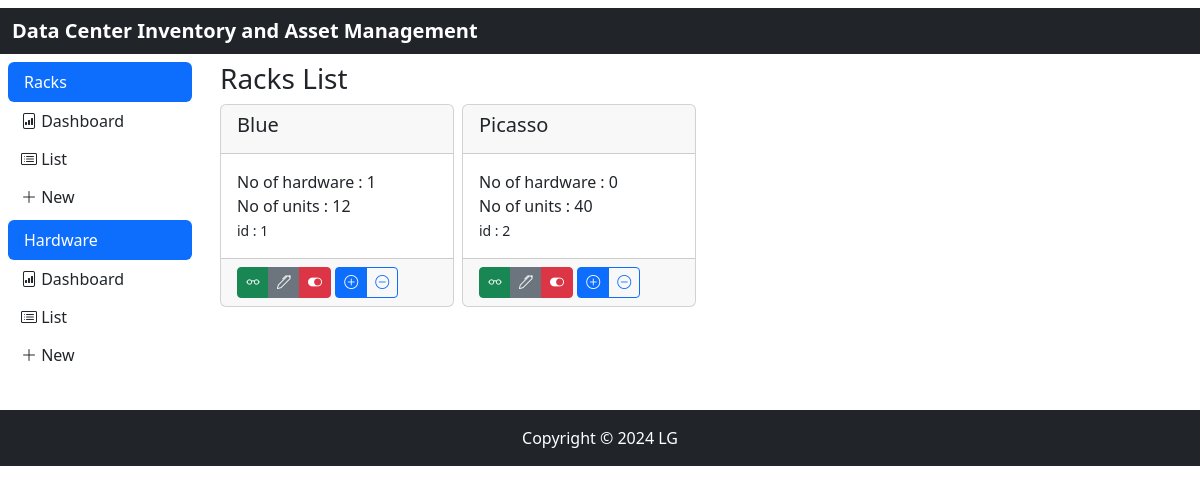
Before: /rack/list with the older database file.
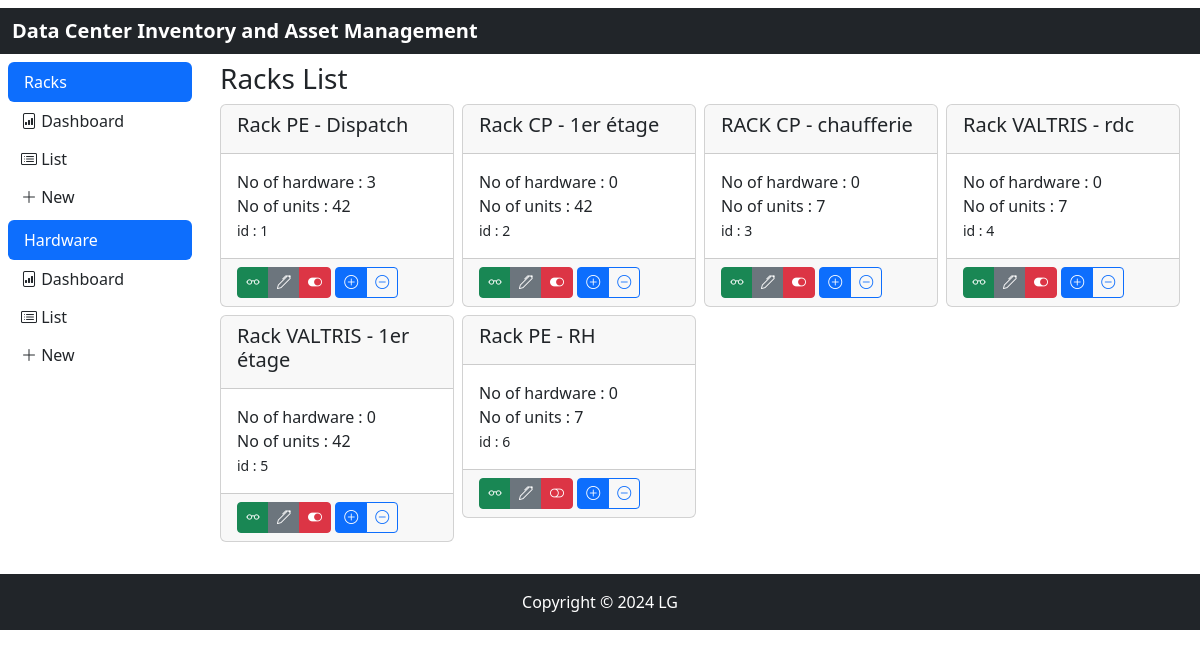
After: the same page with the newer database file.
### models.py (models this page shows)
class TimeMixin(object):
    created: Mapped[Optional[datetime]] = mapped_column(DateTime, nullable=False, default=datetime.now(timezone.utc))
    updated: Mapped[Optional[datetime]] = mapped_column(DateTime, nullable=True, default=datetime.now(timezone.utc), onupdate=datetime.now(timezone.utc))
    deleted: Mapped[Optional[datetime]] = mapped_column(DateTime, nullable=True, default=datetime.now(timezone.utc))
    active: Mapped[Optional[bool]] = mapped_column(Boolean, nullable=True, default=True)

class Rack(TimeMixin, db.Model):
    __tablename__ = 'rack'
    id: Mapped[int] = mapped_column(primary_key=True)
    name: Mapped[str] = mapped_column(String(50))
    units: Mapped[List['Unit']] = relationship('Unit', back_populates='rack')

### app/rack/routes.py (the view)
@rack.route('/list', methods=['GET', 'POST'])
def list():
    racks = Rack.query.all()
    return render_template('rack/list.html', title='Racks List', racks_list=racks)

### app/rack/templates/rack/list.html
{% extends "rack/index.html" %}
{% block content %}
    <h3>{{ title }}</h3>
    <div class="row row-cols-2 row-cols-md-4 g-2">
        {% for rack in racks_list %}
            {% set ns = namespace(hardware_count=0,demo=0) %}
            {% for unit in rack.units %}
                {% set ns.hardware_count = ns.hardware_count + unit.unit_hardware|length %}
            {% endfor %}
            <div class="col">
            <div class="card">
                <div class="card-header">
                    <h5 class="card-title">
                        {{ rack.name }}
                    </h5>
                </div>
                <div class="card-body">
                    <p class="card-text">
                        No of hardware : {{ ns.hardware_count }}<br>
                        No of units : {{ rack.units|length }}<br>
                        <small>id : {{ rack.id }}</small>
                    </p>
                </div>
                <div class="card-footer">
                    <div class="btn-group btn-group-justified">
                        <a href="{{ url_for('rack_bp.view', rack_id=rack.id) }}" role="button" class="btn btn-success btn-sm" tooltip="tooltip" title="View">
                            <i class="bi bi-eyeglasses"></i>
                        </a>
                        <a href="{{ url_for('rack_bp.edit', rack_id=rack.id) }}" role="button" class="btn btn-secondary btn-sm" tooltip="tooltip" title="Edit">
                            <i class="bi bi-pen"></i>
                        </a>
                        <a href="{{ url_for('rack_bp.toggle_activate', rack_id=rack.id) }}" role="button" class="btn btn-danger btn-sm" tooltip="tooltip" title="Toggle On/Off">
                            {% if rack.active %} <i class="bi bi-toggle-on"></i> {% else %}<i class="bi bi-toggle-off"></i> {% endif %}
                        </a>
                    </div>
                    <div class="btn-group btn-group-justified">
                        <a href="{{ url_for('rack_bp.add_unit', rack_id=rack.id) }}" role="button" class="btn btn-primary btn-sm" tooltip="tooltip" title="add unit">
                            <i class="bi bi-plus-circle"></i>
                        </a>
                        <a href="{{ url_for('rack_bp.remove_unit', rack_id=rack.id) }}" role="button" class="btn btn-outline-primary btn-sm" tooltip="tooltip" title="remove last unit">
                            <i class="bi bi-dash-circle"></i>
                        </a>
                    </div>
                </div>
            </div>
            </div>
        {% endfor %}
    </div>
{%  endblock %}

### app/rack/templates/rack/index.html (shortened to what this page needs)
{% extends "base.html" %}

### app/templates/base.html (shortened to what this page needs)
<!DOCTYPE html>
<html lang="en">
<head>
    <link rel="stylesheet" href="{{ url_for('static', filename='css/bootstrap.min.css') }}">
    <link rel="stylesheet" href="{{ url_for('static', filename='css/sidebar.css') }}">
    <link rel="stylesheet" href="{{ url_for('static', filename='css/bootstrap-icons.min.css') }}">
</head>
<body>
<header class="bg-dark mt-2">
    <div class="container-fluid text-white py-lg-2">
        <span class="fs-5 fw-semibold">Data Center Inventory and Asset Management</span>
    </div>
</header>
<div class="container-fluid">
    <div class="row">
        <div class="col-sm-2 collapse show p-2" id="menu-sidebar">
            <ul class="nav nav-pills flex-column mb-auto">
                <li class="nav-item">
                    <a class="nav-link active" href="#" data-bs-toggle="collapse" data-bs-target="#rack-collapse"
                       aria-expanded="true">
                        Racks
                    </a>
                    <div class="collapse show" id="rack-collapse">
                        <ul class="btn-toggle-nav list-unstyled fw-normal pb-1 small">
                            <li><a href=" {{ url_for('rack_bp.index') }}" role="button"
                                   class="btn btn-block">
                                <i class="bi bi-file-bar-graph"></i>
                                Dashboard
                            </a></li>
                            <li><a href=" {{ url_for('rack_bp.list') }}" role="button"
                                   class="btn">
                                <i class="bi bi-card-list"></i>
                                List
                            </a></li>
                            <li><a href=" {{ url_for('rack_bp.new') }}" role="button"
                                   class="btn">
                                    <i class="bi bi-plus-lg"></i>
                                New
                                </a></li>
                        </ul>
                    </div>
                </li>
                <li class="nav-item">
                    <a class="nav-link active" href="#" data-bs-toggle="collapse" data-bs-target="#unit-collapse"
                       aria-expanded="true">
                        Hardware
                    </a>
                    <div class="collapse show" id="unit-collapse">
                        <ul class="btn-toggle-nav list-unstyled fw-normal pb-1 small">
                            <li><a href=" {{ url_for('hardware_bp.index') }}" role="button"
                                   class="btn btn-block">
                                <i class="bi bi-file-bar-graph"></i>
                                Dashboard
                            </a></li>
                            <li><a href=" {{ url_for('hardware_bp.list') }}" role="button"
                                   class="btn">
                                <i class="bi bi-card-list"></i>
                                List
                            </a></li>
                            <li><a href=" {{ url_for('hardware_bp.new') }}" role="button"
                                   class="btn">
                                <i class="bi bi-plus-lg"></i>
                                New
                            </a></li>
                        </ul>
                    </div>
                </li>
            </ul>
        </div>
        <div class="col-10" id="main">
            <div class="container p-2">
                {% block content %}{% endblock %}
            </div>
        </div>
    </div>
</div>
<footer class="text-center bg-dark mt-4">
    <div class="container-fluid text-white py-lg-3">
        <p class="text-white mb-0">Copyright © 2024 LG</p>
    </div>
</footer>
</body>
</html>

Changed rows visible on the page:
changed Rack id 1: name "Blue" → "Rack PE - Dispatch"; hardware_count "1" → "3"; units|length "12" → "42"
changed Rack id 2: name "Picasso" → "Rack CP - 1er étage"; units|length "40" → "42"
added Rack: name "RACK CP - chaufferie", hardware_count "0", units|length "7", id "3", active True (drawn)
added Rack: name "Rack VALTRIS - rdc", hardware_count "0", units|length "7", id "4", active True (drawn)
added Rack: name "Rack VALTRIS - 1er étage", hardware_count "0", units|length "42", id "5", active True (drawn)
added Rack: name "Rack PE - RH", hardware_count "0", units|length "7", id "6"
